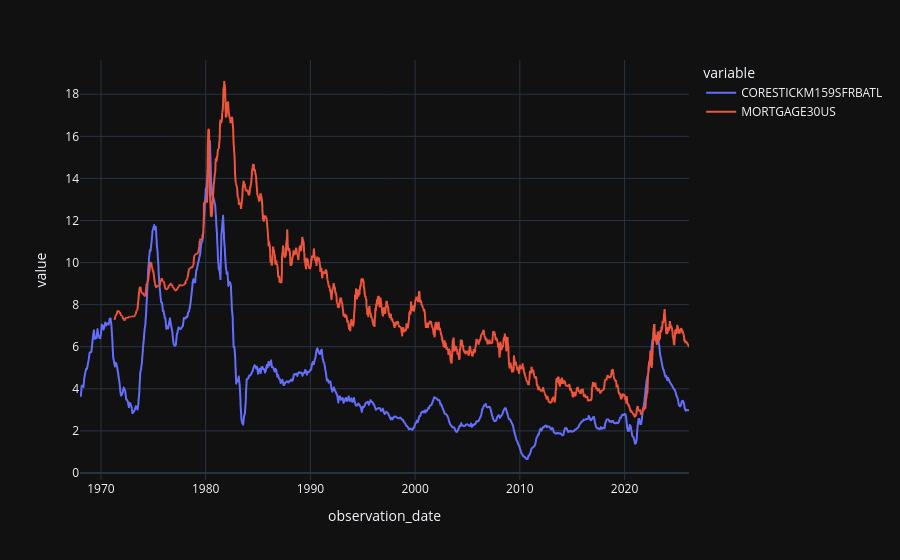

Here is the notebook cell this chart was saved with:
### Code cell
df.plot()

### Figure 1 — Plotly figure (JSON) as saved in the notebook; plotly's stock layout.template omitted (floating-point values rounded to 4 significant figures; data arrays with more than 128 entries replaced by an {"elided": "..."} marker saying what was removed)
{"data": [{"hovertemplate": "variable=CORESTICKM159SFRBATL<br>observation_date=%{x}<br>value=%{y}<extra></extra>", "legendgroup": "CORESTICKM159SFRBATL", "line": {"color": "#636efa", "dash": "solid"}, "marker": {"symbol": "circle"}, "mode": "lines", "name": "CORESTICKM159SFRBATL", "showlegend": true, "type": "scattergl", "x": {"elided": "3476 str values"}, "xaxis": "x", "y": {"elided": "3476 float values"}, "yaxis": "y"}, {"hovertemplate": "variable=MORTGAGE30US<br>observation_date=%{x}<br>value=%{y}<extra></extra>", "legendgroup": "MORTGAGE30US", "line": {"color": "#EF553B", "dash": "solid"}, "marker": {"symbol": "circle"}, "mode": "lines", "name": "MORTGAGE30US", "showlegend": true, "type": "scattergl", "x": {"elided": "3476 str values"}, "xaxis": "x", "y": {"elided": "3476 float values"}, "yaxis": "y"}], "layout": {"legend": {"title": {"text": "variable"}, "tracegroupgap": 0}, "margin": {"t": 60}, "xaxis": {"anchor": "y", "domain": [0, 1], "title": {"text": "observation_date"}}, "yaxis": {"anchor": "x", "domain": [0, 1], "title": {"text": "value"}}}}
